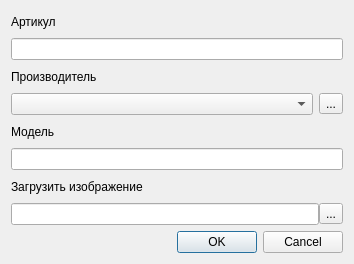
<?xml version="1.0" encoding="UTF-8"?>
<ui version="4.0">
 <class>addLocomotiveModel_dialog</class>
 <widget class="QWidget" name="addLocomotiveModel_dialog">
  <property name="geometry">
   <rect>
    <x>0</x>
    <y>0</y>
    <width>354</width>
    <height>264</height>
   </rect>
  </property>
  <property name="sizePolicy">
   <sizepolicy hsizetype="Preferred" vsizetype="Preferred">
    <horstretch>0</horstretch>
    <verstretch>0</verstretch>
   </sizepolicy>
  </property>
  <property name="windowTitle">
   <string>Form</string>
  </property>
  <layout class="QVBoxLayout" name="verticalLayout">
   <item>
    <widget class="QLabel" name="locomotiveCode_label">
     <property name="text">
      <string>Артикул</string>
     </property>
    </widget>
   </item>
   <item>
    <widget class="QLineEdit" name="locomotiveCode_lineEdit"/>
   </item>
   <item>
    <widget class="QLabel" name="manufacturer_label">
     <property name="text">
      <string>Производитель</string>
     </property>
    </widget>
   </item>
   <item>
    <layout class="QHBoxLayout" name="manufacturer_hLayout">
     <item>
      <widget class="QComboBox" name="maufacturer_comboBox"/>
     </item>
     <item>
      <widget class="QToolButton" name="maufacturer_toolButton">
       <property name="text">
        <string>...</string>
       </property>
      </widget>
     </item>
    </layout>
   </item>
   <item>
    <widget class="QLabel" name="locomotiveModel_label">
     <property name="text">
      <string>Модель</string>
     </property>
    </widget>
   </item>
   <item>
    <widget class="QLineEdit" name="locomotiveModel_lineEdit"/>
   </item>
   <item>
    <widget class="QLabel" name="loadImage_label">
     <property name="text">
      <string>Загрузить изображение</string>
     </property>
    </widget>
   </item>
   <item>
    <layout class="QHBoxLayout" name="filechooser_hLayout">
     <property name="spacing">
      <number>0</number>
     </property>
     <item>
      <widget class="QLineEdit" name="filepath_lineEdit"/>
     </item>
     <item>
      <widget class="QToolButton" name="filepicker_toolButton">
       <property name="text">
        <string>...</string>
       </property>
      </widget>
     </item>
    </layout>
   </item>
   <item>
    <widget class="QDialogButtonBox" name="addLocomotiveModel_buttonBox">
     <property name="standardButtons">
      <set>QDialogButtonBox::StandardButton::Cancel|QDialogButtonBox::StandardButton::Ok</set>
     </property>
    </widget>
   </item>
  </layout>
 </widget>
 <resources/>
 <connections/>
</ui>
